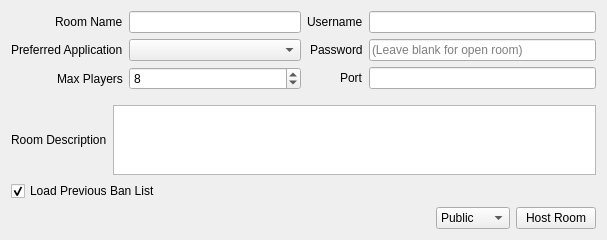
<?xml version="1.0" encoding="UTF-8"?>
<ui version="4.0">
 <class>HostRoom</class>
 <widget class="QWidget" name="HostRoom">
  <property name="geometry">
   <rect>
    <x>0</x>
    <y>0</y>
    <width>607</width>
    <height>211</height>
   </rect>
  </property>
  <property name="windowTitle">
   <string>Create Room</string>
  </property>
  <layout class="QVBoxLayout" name="verticalLayout_3">
   <item>
    <widget class="QWidget" name="settings" native="true">
     <layout class="QHBoxLayout">
      <property name="leftMargin">
       <number>0</number>
      </property>
      <property name="topMargin">
       <number>0</number>
      </property>
      <property name="rightMargin">
       <number>0</number>
      </property>
      <item>
       <layout class="QFormLayout" name="formLayout_2">
        <property name="labelAlignment">
         <set>Qt::AlignRight|Qt::AlignTrailing|Qt::AlignVCenter</set>
        </property>
        <item row="0" column="0">
         <widget class="QLabel" name="label">
          <property name="text">
           <string>Room Name</string>
          </property>
         </widget>
        </item>
        <item row="0" column="1">
         <widget class="QLineEdit" name="room_name">
          <property name="maxLength">
           <number>50</number>
          </property>
         </widget>
        </item>
        <item row="1" column="0">
         <widget class="QLabel" name="label_3">
          <property name="text">
           <string>Preferred Application</string>
          </property>
         </widget>
        </item>
        <item row="1" column="1">
         <widget class="QComboBox" name="game_list"/>
        </item>
        <item row="2" column="0">
         <widget class="QLabel" name="label_2">
          <property name="text">
           <string>Max Players</string>
          </property>
         </widget>
        </item>
        <item row="2" column="1">
         <widget class="QSpinBox" name="max_player">
          <property name="minimum">
           <number>2</number>
          </property>
          <property name="maximum">
           <number>16</number>
          </property>
          <property name="value">
           <number>8</number>
          </property>
         </widget>
        </item>
       </layout>
      </item>
      <item>
       <layout class="QFormLayout" name="formLayout">
        <property name="labelAlignment">
         <set>Qt::AlignRight|Qt::AlignTrailing|Qt::AlignVCenter</set>
        </property>
        <item row="0" column="1">
          <widget class="QLineEdit" name="username">
            <property name="toolTip">
              <string>This property is linked to the 3DS system username.</string>
            </property>
          </widget>
        </item>
        <item row="0" column="0">
         <widget class="QLabel" name="label_6">
          <property name="text">
           <string>Username</string>
          </property>
         </widget>
        </item>
        <item row="1" column="1">
         <widget class="QLineEdit" name="password">
          <property name="echoMode">
           <enum>QLineEdit::PasswordEchoOnEdit</enum>
          </property>
          <property name="placeholderText">
           <string>(Leave blank for open room)</string>
          </property>
         </widget>
        </item>
        <item row="2" column="1">
         <widget class="QLineEdit" name="port">
          <property name="inputMethodHints">
           <set>Qt::ImhDigitsOnly</set>
          </property>
          <property name="maxLength">
           <number>5</number>
          </property>
         </widget>
        </item>
        <item row="1" column="0">
         <widget class="QLabel" name="label_5">
          <property name="text">
           <string>Password</string>
          </property>
         </widget>
        </item>
        <item row="2" column="0">
         <widget class="QLabel" name="label_4">
          <property name="text">
           <string>Port</string>
          </property>
         </widget>
        </item>
       </layout>
      </item>
     </layout>
    </widget>
   </item>
   <item>
    <layout class="QHBoxLayout" name="horizontalLayout_3">
     <item>
      <widget class="QLabel" name="label_7">
       <property name="text">
        <string>Room Description</string>
       </property>
      </widget>
     </item>
     <item>
      <widget class="QTextEdit" name="room_description"/>
     </item>
    </layout>
   </item>
   <item>
    <layout class="QHBoxLayout">
     <item>
      <widget class="QCheckBox" name="load_ban_list">
       <property name="text">
        <string>Load Previous Ban List</string>
       </property>
       <property name="checked">
        <bool>true</bool>
       </property>
      </widget>
     </item>
    </layout>
   </item>
   <item>
    <layout class="QHBoxLayout" name="horizontalLayout">
     <property name="rightMargin">
      <number>0</number>
     </property>
     <item>
      <spacer name="horizontalSpacer">
       <property name="orientation">
        <enum>Qt::Horizontal</enum>
       </property>
       <property name="sizeHint" stdset="0">
        <size>
         <width>40</width>
         <height>20</height>
        </size>
       </property>
      </spacer>
     </item>
     <item>
      <widget class="QComboBox" name="host_type">
       <item>
        <property name="text">
         <string>Public</string>
        </property>
       </item>
       <item>
        <property name="text">
         <string>Unlisted</string>
        </property>
       </item>
      </widget>
     </item>
     <item>
      <widget class="QPushButton" name="host">
       <property name="text">
        <string>Host Room</string>
       </property>
      </widget>
     </item>
    </layout>
   </item>
  </layout>
 </widget>
 <resources/>
 <connections/>
</ui>
